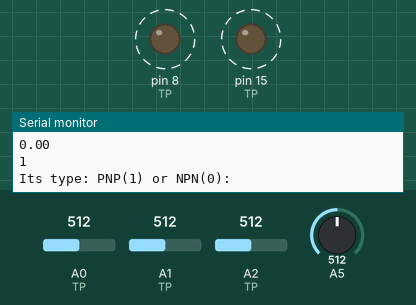
Simulated run of this sketch. Board: Arduino Uno, built with avr-gcc and run on an emulated ATmega328P. Shown: output pins drawn as LEDs (lit = HIGH), the last lines printed to the serial monitor. Dashed ring = blinking. The inputs (shaded band) are chosen by the test bench; at power-on: A0 (TP) = 512, A1 (TP) = 512, A2 (TP) = 512, A5 = 512. At 5.1 s the program stops and its outputs stay as they are.

Above: at 0.17 s.
1.3 s: A0 (TP) set to 227
4.3 s: A0 (TP) set to 210
At 4.61 s:
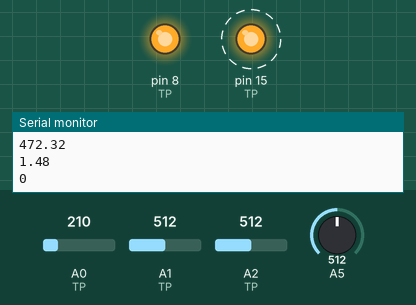
At 6.2 s:
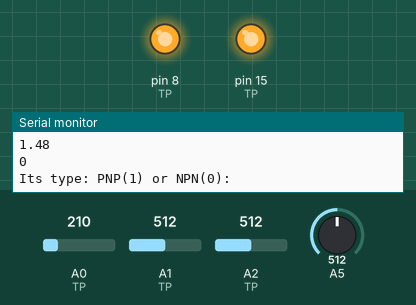
Timing chart, 0 to 6.6 s (numbered marks = the images above; inputs shaded):
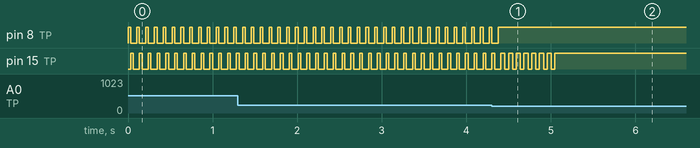

Measured:
- the behaviour switches between 221 and 220 on A0 (TP) (found by bisection; images 0 and 1)
- after the input at 4.3 s, pin 8 (TP): goes on until 4.4 s, then stays HIGH
- by itself, pin 8 (TP), pin 15 (TP): alternates HIGH for 0.03 s and LOW for 0.07 s

The sketch:

tri.ino
```cpp
#define TP1_ADC 14
#define TP2_ADC 15
#define TP3_ADC 16
#define TP1_small 8
#define TP1_big 9
#define TP2_small 10
#define TP2_big 11
#define TP3_small 12
#define TP3_big 13

const int TP[3][3] = {{TP1_ADC, TP1_small, TP1_big},{TP2_ADC, TP2_small, TP2_big},{TP3_ADC, TP3_small, TP3_big}};
int b,c,e;
bool isPNP;

int findB()
{
  int cnt;
  for(int cwd = 0;cwd < 3;cwd++){
    pinMode(TP[cwd][1], OUTPUT);
    digitalWrite(TP[cwd][1], !isPNP);
    cnt = 0;

    for(int i = 1;i <=2;i++){
      int pin = (cwd+i)%3;
      pinMode(TP[pin][0],OUTPUT);
      digitalWrite(TP[pin][0], isPNP);

      delay(5);
      int tmp = analogRead(TP[cwd][0]);
      // Serial.println("1:");
      // Serial.println(cwd);
      // Serial.println(tmp);
      // Serial.println(isPNP);
      if(!isPNP && tmp <= 220 && tmp >= 100 ||
          isPNP && tmp <= 1023 -100 && tmp >= 1023-220)
        cnt++;
      // Serial.println("2:");
      // Serial.println(cwd);
      // Serial.println(cnt);
      pinMode(TP[pin][0], INPUT);
    }
    pinMode(TP[cwd][1], INPUT);
    if(cnt == 2)
      return cwd;
  }
  return 3;
}

double get_beta(double& beta, double& UBEQ)
{
  pinMode(TP[b][2],OUTPUT);
  digitalWrite(TP[b][2], !isPNP);

  pinMode(TP[c][0],OUTPUT);
  digitalWrite(TP[c][0], !isPNP);
  pinMode(TP[e][1],OUTPUT);
  digitalWrite(TP[e][1], isPNP);

  delay(20);
  int Ub = analogRead(TP[b][0]);
  int Ue = analogRead(TP[e][0]);
  UBEQ = abs(Ub-Ue)*5/1023.0;
  //Serial.println(Ue);
  //Serial.println(Ub);
  beta = double(510000.0/680.0)*(double)abs(Ue - isPNP * 1023)/(double)abs((!isPNP)*1023-Ub);
  pinMode(TP[b][2], INPUT);
  pinMode(TP[c][0], INPUT);
  pinMode(TP[e][1], INPUT);
  return beta, UBEQ;
}

void tran(double& beta, double& UBEQ)
{
  isPNP = 0;
  b = findB();
  if(b==3){
    isPNP = 1;
    b = findB();
  }
  Serial.println(isPNP);
  Serial.println("Its type: PNP(1) or NPN(0):");
  Serial.println(isPNP);
  Serial.println("Its b:TP");
  Serial.println(b+1);

  //findCE();
  c = (b+1)%3;
  e = (b+2)%3;
  beta, UBEQ = get_beta(beta, UBEQ);
  if(beta<50){
  	int tmp = c;
    c = e;
    e = tmp;
  }
  Serial.println("Its c:TP");
  Serial.println(c+1);
  Serial.println("Its e:TP");
  Serial.println(e+1);
  beta, UBEQ = get_beta(beta, UBEQ);
}

void setup() {
  // put your setup code here, to run once:
  Serial.begin(9600);
}

void loop() {
  // put your main code here, to run repeatedly:
  int i = 0;
  while(i < 50){
    double beta, UBEQ;
    tran(beta, UBEQ);
    Serial.println(beta);
    Serial.println(UBEQ);
    i++;
  }
  exit(0);
}
```
